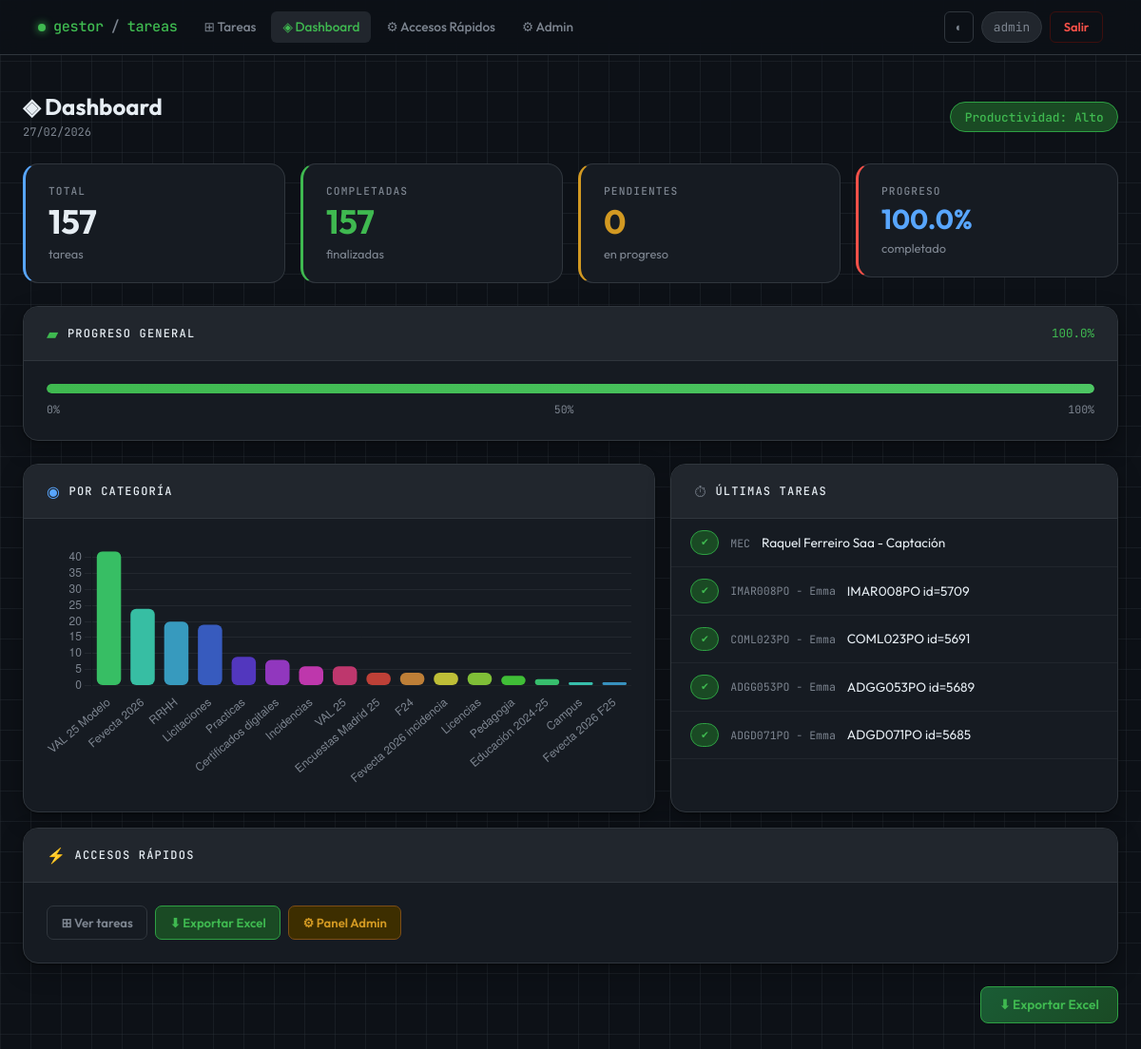
/dashboard (signed in), run on an earlier commit of the app's database.
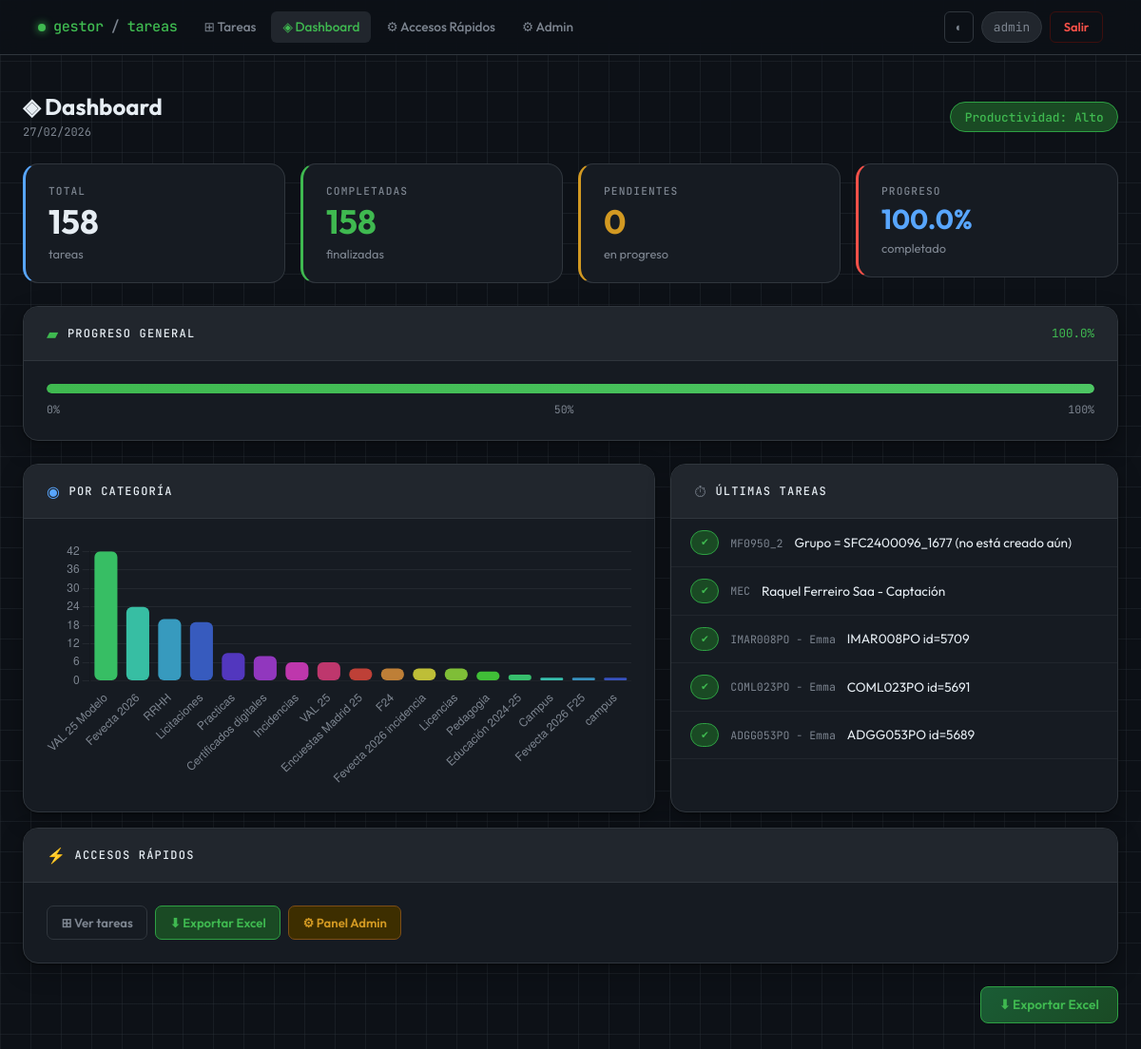
And on a later commit of the database.
### tables this page shows
CREATE TABLE tareas (
            id INTEGER PRIMARY KEY AUTOINCREMENT,
            descripcion TEXT NOT NULL,
            categoria TEXT,
            fecha TEXT,
            completada INTEGER DEFAULT 0,
            codigo TEXT,
            usuario_id INTEGER,
            FOREIGN KEY (usuario_id) REFERENCES usuarios(id)
        );

### app_web.py (the view)
@app.route("/dashboard")
@login_required
def dashboard():
    user_id = session.get("user_id")
    es_admin = session.get("es_admin")
    conn = get_connection()
    cursor = conn.cursor()
    if es_admin == 1:
        filtro = ""
        params = ()
    else:
        filtro = "WHERE usuario_id = ?"
        params = (user_id,)
    cursor.execute(f"""
        SELECT
            COUNT(*) as total,
            SUM(CASE WHEN completada = 1 THEN 1 ELSE 0 END) as completadas
        FROM tareas
        {filtro}
    """, params)
    stats = cursor.fetchone()
    total = stats["total"] or 0
    completadas = stats["completadas"] or 0
    pendientes = total - completadas
    porcentaje = round((completadas / total) * 100, 1) if total > 0 else 0
    if porcentaje > 70:
        nivel, color_nivel = "Alto", "success"
    elif porcentaje > 40:
        nivel, color_nivel = "Medio", "warning"
    else:
        nivel, color_nivel = "Bajo", "danger"
    cursor.execute(f"""
        SELECT * FROM tareas
        {filtro}
        ORDER BY id DESC
        LIMIT 5
    """, params)
    ultimas_tareas = cursor.fetchall()
    cursor.execute(f"""
        SELECT categoria, COUNT(*) as cantidad
        FROM tareas
        {filtro}
        GROUP BY categoria
        ORDER BY cantidad DESC
    """, params)
    datos_categorias = cursor.fetchall()
    categorias = [fila["categoria"] if fila["categoria"] else "General" for fila in datos_categorias]
    cantidades = [fila["cantidad"] for fila in datos_categorias]
    fecha_actual = datetime.now().strftime("%d/%m/%Y")
    conn.close()
    return render_template("dashboard.html",
                           total=total,
                           completadas=completadas,
                           pendientes=pendientes,
                           porcentaje=porcentaje,
                           nivel=nivel,
                           color_nivel=color_nivel,
                           fecha_actual=fecha_actual,
                           ultimas_tareas=ultimas_tareas,
                           categorias=categorias,
                           cantidades=cantidades)

### app_web.py (called while the page is built)
def get_connection():
    conn = sqlite3.connect(DB_NAME)
    conn.row_factory = sqlite3.Row
    return conn

def login_required(f):
    @wraps(f)
    def decorated_function(*args, **kwargs):
        if "user_id" not in session:
            return redirect(url_for("login"))
        return f(*args, **kwargs)
    return decorated_function

### templates/dashboard.html (shortened to what the changed rows need)
{% extends "base.html" %}
{% block content %}
<div class="row g-3 mb-4">
  <div class="col-6 col-md-3">
    <div class="stat-card blue">
      <div class="stat-label">Total</div>
      <div class="stat-value">{{ total }}</div>
      <div style="font-size:.8rem; color:var(--text-muted);">tareas</div>
    </div>
  </div>
  <div class="col-6 col-md-3">
    <div class="stat-card green">
      <div class="stat-label">Completadas</div>
      <div class="stat-value" style="color:var(--accent);">{{ completadas }}</div>
      <div style="font-size:.8rem; color:var(--text-muted);">finalizadas</div>
    </div>
  </div>
</div>
<div class="row g-3">
  <div class="col-lg-7">
    <div class="gcard h-100">
      <div class="gcard-body">
        <canvas id="chartCat" style="max-height:260px;"></canvas>
      </div>
    </div>
  </div>
  <div class="col-lg-5">
    <div class="gcard h-100">
      <div class="gcard-body p-0">
        <ul style="list-style:none; margin:0; padding:0;">
          {% for t in ultimas_tareas %}
          <li style="display:flex; align-items:center; gap:.75rem;
                     padding:.75rem 1.25rem; border-bottom:1px solid var(--border-soft);">
            {% if t[4]==1 %}
              <span class="badge-g badge-done" style="flex-shrink:0; font-size:.65rem;">✔</span>
            {% else %}
              <span class="badge-g badge-pending" style="flex-shrink:0; font-size:.65rem;">●</span>
            {% endif %}
            <span style="font-family:var(--mono); font-size:.72rem; color:var(--text-muted); flex-shrink:0;">
              {{ t[5] if t[5] else '—' }}
            </span>
            <span style="font-size:.85rem; overflow:hidden; text-overflow:ellipsis; white-space:nowrap;">
              {{ t[1] }}
            </span>
          </li>
          {% else %}
          <li style="padding:2rem; text-align:center; color:var(--text-muted); font-size:.85rem;">
            Sin tareas recientes.
          </li>
          {% endfor %}
        </ul>
      </div>
    </div>
  </div>
</div>
{% endblock %}
{% block scripts %}
<script>
  const cats  = {{ categorias | tojson }};
  const cnts  = {{ cantidades | tojson }};
  const isLight = document.body.classList.contains('light');
  const gridColor = isLight ? 'rgba(0,0,0,.08)' : 'rgba(255,255,255,.06)';
  const textColor = isLight ? '#636c76' : '#7d8590';
  new Chart(document.getElementById('chartCat'), {
    type: 'bar',
    data: {
      labels: cats,
      datasets: [{
        label: 'Tareas',
        data: cnts,
        backgroundColor: cats.map((_,i)=>`hsl(${140 + i*28},55%,${isLight?38:48}%)`),
        borderRadius: 6,
        borderSkipped: false,
      }]
    },
    options: {
      responsive: true,
      plugins: {
        legend: { display: false },
        tooltip: {
          backgroundColor: '#161b22',
          borderColor: '#30363d',
          borderWidth: 1,
          titleColor: '#e6edf3',
          bodyColor: '#7d8590',
        }
      },
      scales: {
        y: {
          beginAtZero: true,
          ticks: { color: textColor, stepSize: 1 },
          grid: { color: gridColor },
        },
        x: {
          ticks: { color: textColor },
          grid: { display: false },
        }
      }
    }
  });
</script>
{% endblock %}

What changed in the data, as far as the page shows it:
no longer on this page (row unchanged): tareas: codigo "ADGD071PO - Emma", descripcion "ADGD071PO id=5685"
added tareas: codigo "MF0950_2", descripcion "Grupo = SFC2400096_1677 (no está creado aún)"
Also different on the page:
{{ total }}: "157" → "158"
{{ completadas }}: "157" → "158"
chart data {{ cantidades | tojson }}: [42, 24, 20, 19, 9, 8, 6, 6, 4, 4, 4, 4, 3, 2, 1, 1] → [42, 24, 20, 19, 9, 8, 6, 6, 4, 4, 4, 4, 3, 2, 1, 1, 1]
